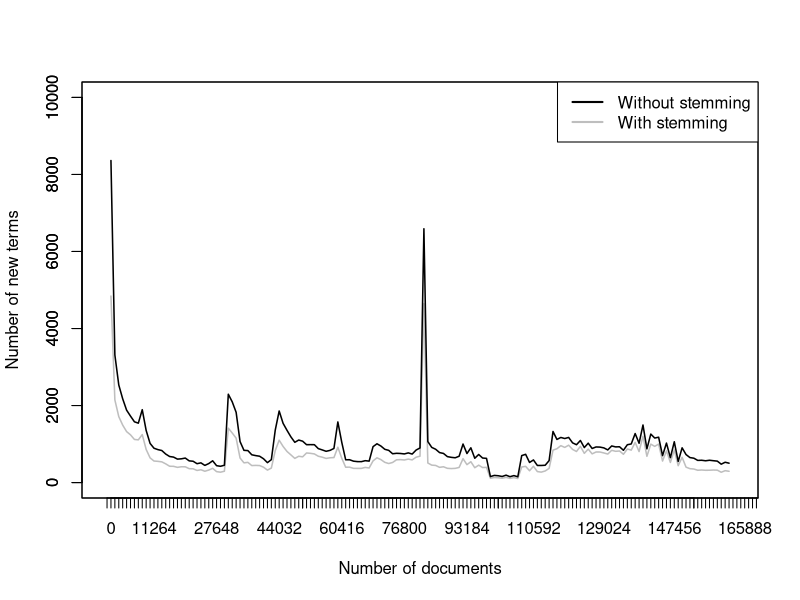

The R source for this figure:
    # specify output file and width
#postscript(file="useawk.ps", width=40)
#pdf        (file="useawk.pdf",width=40)

    # read in two files
mtx1 <- read.table("useawk-d1.data")
mtx2 <- read.table("useawk-d2.data")

    #init the arrays to hold the mean values
    #we will need 200 slots at most
meanArr1<-rep(NA, 200)
meanArr2<-rep(NA, 200)

    # the x label values
x<-rep(NA, 200)

    # leave the first spot for 0
x[1] <- 0

for(i in 1:200){ 
    meanArr1[i] <- mean(mtx1[((i-1)*10):(i*10),5])
        # i+1 because we left the first slot for 0
    x[i+1] = mtx1[i,1]
}
for(i in 1:200){
  meanArr2[i] <- mean(mtx2[((i-1)*10):(i*10),5]) 
}

plot(meanArr1,col="gray", #line colour
        xlim=c(0,160), 
        ylim=c(0,10000), 
        t="l",      # we want a line graph
        lwd=1.5,    # how thick the line should be
        ylab="Number of new terms",
        xlab="Number of documents",
        xaxt="n", yaxt="n")

    # plt the x axis array using x
axis(1, 1:201, x)
    # plt the y axis 
axis(2)

    # make sure the two graphs appear on the same axis
par(new=TRUE) 

plot(meanArr2,col="black", 
        xlim=c(0,160), 
        ylim=c(0,10000), t="l",
        xlab="", # we left these empty because the previous graph has
        ylab="", # done them
        lwd=1.5,
        xaxt="n", 
        yaxt="n")

axis(1, at=NULL, labels=NA)
axis(2)

    # draw the legend
legend("topright", c("Without stemming","With stemming"), 
        col=c("black", "gray"), lty=c(1,1), lwd="2")

#dev.off()  # This is only needed if you use pdf/postscript in interactive mode
